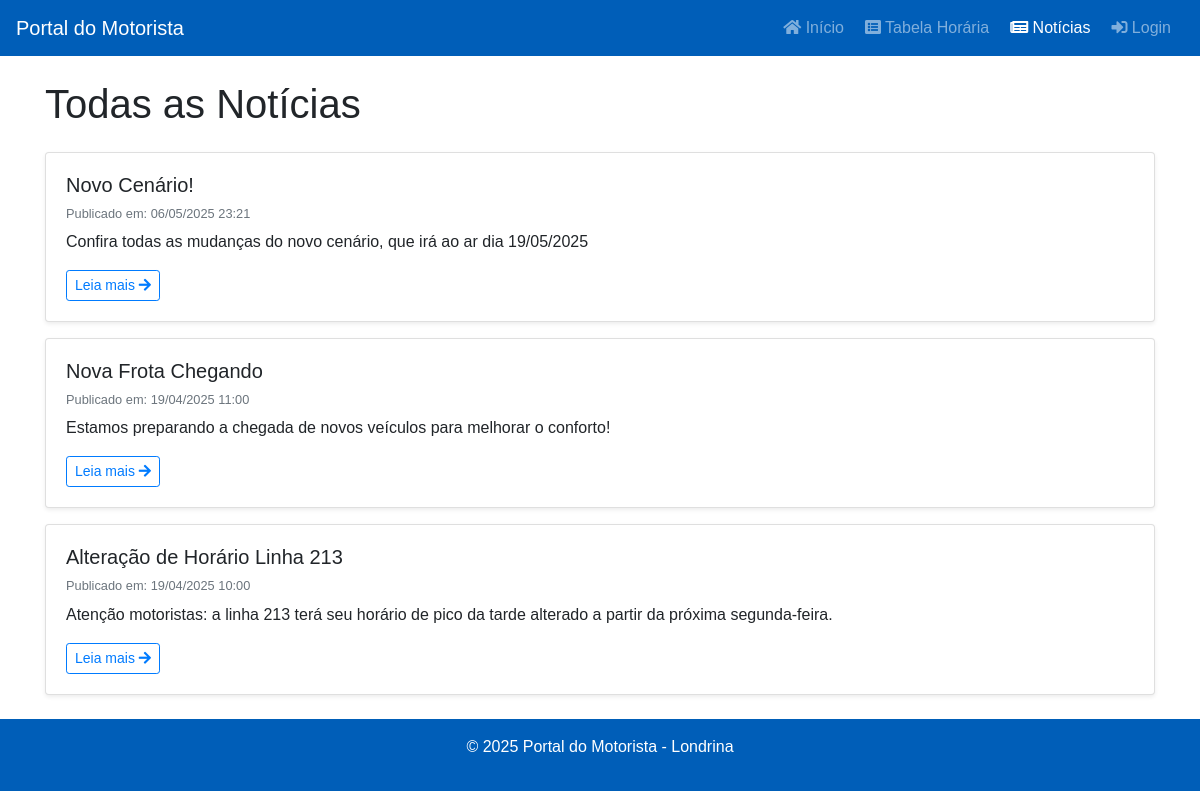
Screenshot of /todas_noticias.php with the database file from the repository.
### tables this page shows
CREATE TABLE `noticias` (
  `id` int(11) NOT NULL,
  `titulo` varchar(255) NOT NULL,
  `resumo` text DEFAULT NULL,
  `conteudo_completo` longtext DEFAULT NULL,
  `data_publicacao` datetime NOT NULL,
  `imagem_destaque` varchar(255) DEFAULT NULL,
  `status` enum('publicada','rascunho','arquivada') NOT NULL DEFAULT 'rascunho',
  `data_modificacao` timestamp NULL DEFAULT NULL ON UPDATE current_timestamp() COMMENT 'Data da última modificação da notícia'
);

### todas_noticias.php (the view, shortened to what this page needs)
<?php
require_once 'db_config.php';
$itens_por_pagina = 10; $pagina_atual = 1; $total_noticias = 0; $total_paginas = 0; $noticias_pagina = []; $erro_busca_pagina = false;
if (isset($pdo)) {
    try {
        $sql_total = "SELECT COUNT(*) FROM noticias WHERE status = 'publicada'"; $stmt_total = $pdo->query($sql_total); $total_noticias = (int)$stmt_total->fetchColumn();
        if ($total_noticias > 0) {
            $total_paginas = ceil($total_noticias / $itens_por_pagina);
            if ($pagina_atual > $total_paginas) { $pagina_atual = $total_paginas; } if ($pagina_atual < 1) { $pagina_atual = 1; } $offset = ($pagina_atual - 1) * $itens_por_pagina;
            $sql_pagina = "SELECT id, titulo, resumo, data_publicacao FROM noticias WHERE status = 'publicada' ORDER BY data_publicacao DESC LIMIT :limit OFFSET :offset"; $stmt_pagina = $pdo->prepare($sql_pagina); $stmt_pagina->bindValue(':limit', $itens_por_pagina, PDO::PARAM_INT); $stmt_pagina->bindValue(':offset', $offset, PDO::PARAM_INT); $stmt_pagina->execute(); $noticias_pagina = $stmt_pagina->fetchAll(PDO::FETCH_ASSOC);
        }
    } catch (PDOException $e) { error_log("Erro na paginação de notícias: " . $e->getMessage()); $erro_busca_pagina = true; }
} else { $erro_busca_pagina = true; }
require_once 'header.php';
?>
    <main class="container mt-4">
        <h1 class="mb-4">Todas as Notícias</h1>
        <?php
        if ($erro_busca_pagina || $pdo === null): ?>
            <div class="alert alert-danger">Erro ao carregar notícias. Verifique a conexão com o banco ou tente novamente mais tarde.</div>
        <?php elseif (empty($noticias_pagina)): ?>
            <div class="alert alert-info">Nenhuma notícia publicada encontrada.</div>
        <?php else: ?>
            <?php foreach ($noticias_pagina as $noticia): ?>
                <div class="card mb-3 shadow-sm"> <div class="card-body">
                        <h5 class="card-title"><?php echo htmlspecialchars($noticia['titulo']); ?></h5>
                        <h6 class="card-subtitle mb-2 text-muted">
                            <small>Publicado em: <?php
                                $data = new DateTime($noticia['data_publicacao']);
                                echo $data->format('d/m/Y H:i');
                            ?></small>
                        </h6>
                        <p class="card-text"><?php echo htmlspecialchars($noticia['resumo']); ?></p>
                        <a href="ver_noticia.php?id=<?php echo $noticia['id']; ?>" class="btn btn-sm btn-outline-primary">Leia mais <i class="fas fa-arrow-right"></i></a>
                    </div>
                </div>
            <?php endforeach; ?>
        <?php endif; ?>
    </main>
<?php
require_once 'footer.php';
?>

### style.css (style rules this page uses)
:root { --cmtu-azul: #005EB8; --cmtu-amarelo: #FFDA29; --cmtu-verde: #008040; --cmtu-vermelho: #E60012; }
body { font-family: sans-serif; }

### rows the page displays
noticias: titulo "Novo Cenário!", data_publicacao "06/05/2025 23:21", resumo "Confira todas as mudanças do novo cenário, que irá ao ar dia 19/05/2025"
noticias: titulo "Nova Frota Chegando", data_publicacao "19/04/2025 11:00", resumo "Estamos preparando a chegada de novos veículos para melhorar o conforto!"
noticias: titulo "Alteração de Horário Linha 213", data_publicacao "19/04/2025 10:00", resumo "Atenção motoristas: a linha 213 terá seu horário de pico da tarde alterado a partir da próxima segunda-feira."
